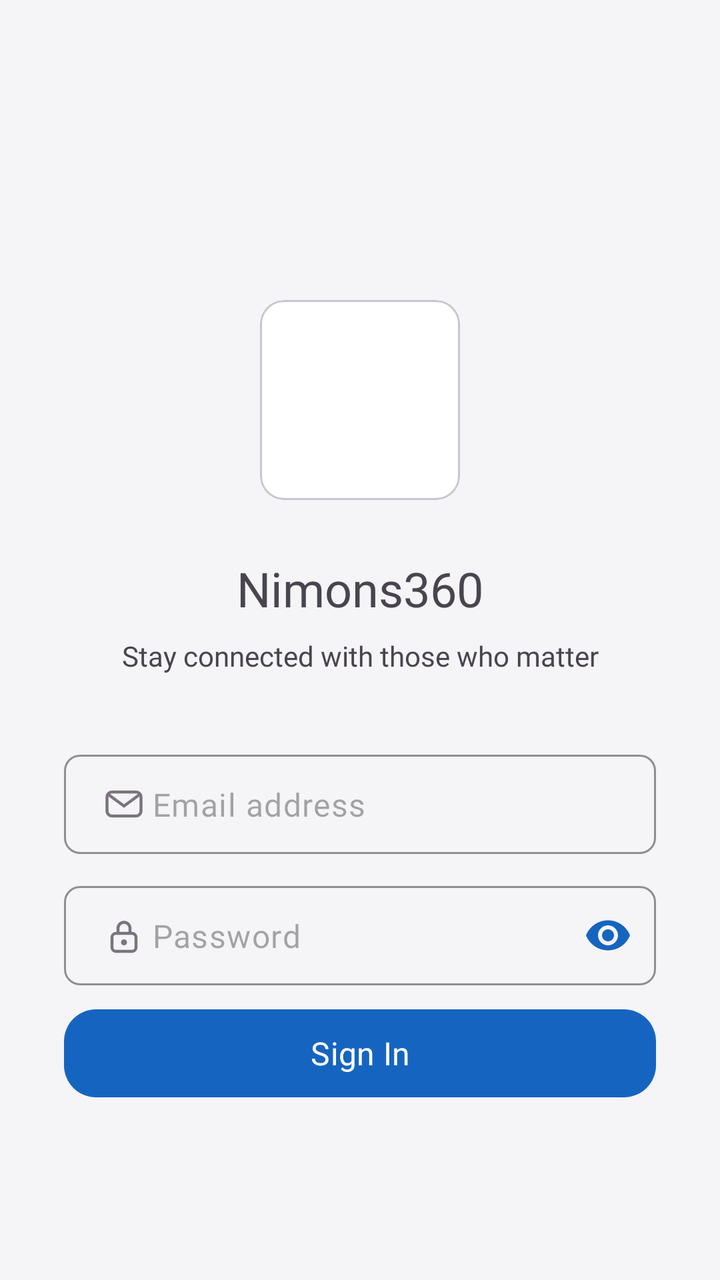
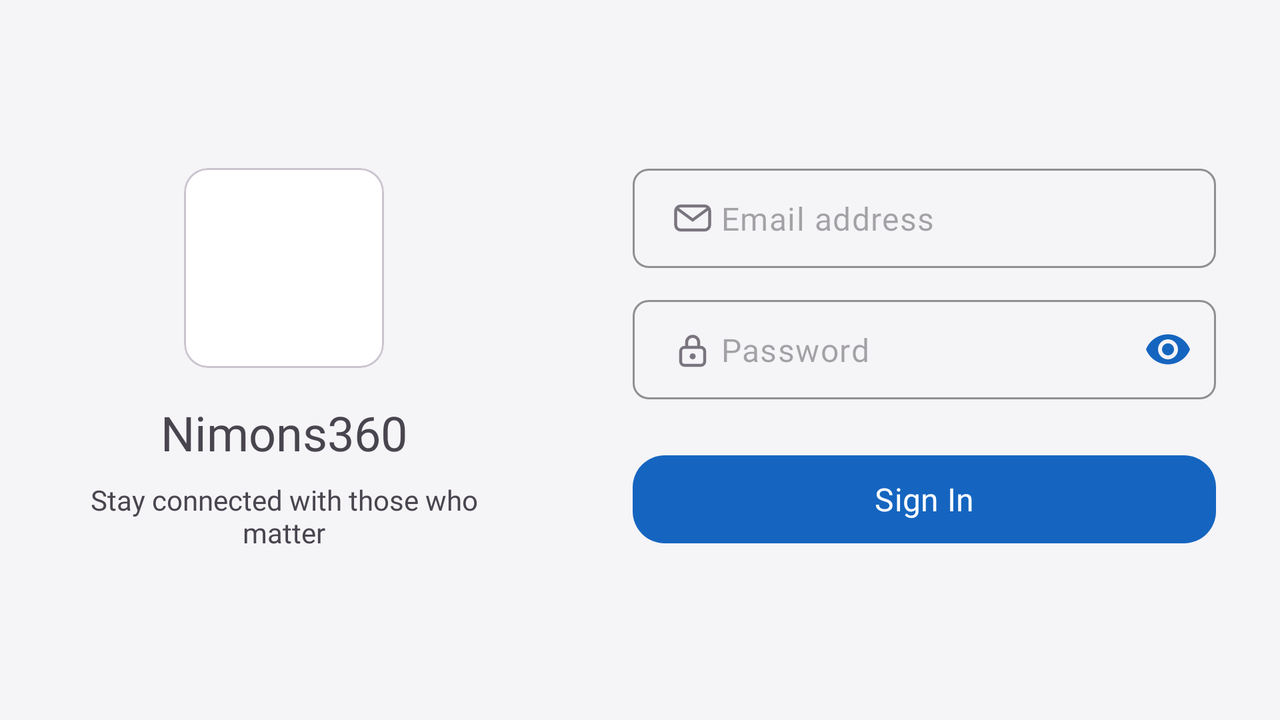

An Android layout and its configuration variant, each rendered on a device that would load it. The default file and the variant file are quoted in full after the pictures.
<!-- AndroidManifest.xml: application theme Theme.Nimons360FAR -->
<!-- res/layout/activity_login.xml -->
<?xml version="1.0" encoding="utf-8"?>
<androidx.constraintlayout.widget.ConstraintLayout xmlns:android="http://schemas.android.com/apk/res/android"
    xmlns:app="http://schemas.android.com/apk/res-auto"
    xmlns:tools="http://schemas.android.com/tools"
    android:id="@+id/login"
    android:layout_width="match_parent"
    android:layout_height="match_parent"
    android:background="@color/background"
    tools:context=".ui.auth.LoginActivity">

    <com.google.android.material.card.MaterialCardView
        android:id="@+id/cardView"
        android:layout_width="100dp"
        android:layout_height="100dp"
        android:layout_marginTop="150dp"
        app:cardCornerRadius="12dp"
        app:cardElevation="0dp"
        app:cardPreventCornerOverlap="false"
        app:layout_constraintEnd_toEndOf="parent"
        app:layout_constraintStart_toStartOf="parent"
        app:layout_constraintTop_toTopOf="parent">

        <ImageView
            android:id="@+id/imageView"
            android:layout_width="match_parent"
            android:layout_height="match_parent"
            android:contentDescription="@string/login_image_desc"
            android:scaleType="centerCrop"
            android:src="@drawable/icon2" />

    </com.google.android.material.card.MaterialCardView>

    <TextView
        android:id="@+id/textView"
        android:layout_width="wrap_content"
        android:layout_height="wrap_content"
        android:layout_marginTop="28dp"
        android:fontFamily="@font/roboto_bold"
        android:text="@string/app_name"
        android:textSize="24sp"
        app:layout_constraintEnd_toEndOf="parent"
        app:layout_constraintStart_toStartOf="parent"
        app:layout_constraintTop_toBottomOf="@id/cardView" />

    <TextView
        android:id="@+id/textView2"
        android:layout_width="wrap_content"
        android:layout_height="wrap_content"
        android:layout_marginTop="8dp"
        android:text="@string/app_motto"
        app:layout_constraintEnd_toEndOf="parent"
        app:layout_constraintStart_toStartOf="parent"
        app:layout_constraintTop_toBottomOf="@id/textView" />

    <com.google.android.material.textfield.TextInputLayout
        android:id="@+id/emailInputLayout"
        style="@style/Widget.Material3.TextInputLayout.OutlinedBox"
        android:layout_width="0dp"
        android:layout_height="wrap_content"
        android:layout_marginHorizontal="32dp"
        android:layout_marginTop="40dp"
        app:boxBackgroundColor="@color/background"
        app:boxCornerRadiusBottomEnd="8dp"
        app:boxCornerRadiusBottomStart="8dp"
        app:boxCornerRadiusTopEnd="8dp"
        app:boxCornerRadiusTopStart="8dp"
        app:boxStrokeColor="@color/border_dark"
        app:boxStrokeWidth="1dp"
        app:boxStrokeWidthFocused="1dp"
        app:hintEnabled="false"
        app:layout_constraintEnd_toEndOf="parent"
        app:layout_constraintStart_toStartOf="parent"
        app:layout_constraintTop_toBottomOf="@id/textView2"
        app:startIconDrawable="@drawable/email_vec_inset"
        app:startIconTint="@color/border_dark"
        app:startIconMinSize="20dp"
        >

        <EditText
            android:id="@+id/login_email_input"
            android:layout_width="match_parent"
            android:layout_height="wrap_content"
            android:hint="@string/login_email_hint"
            android:inputType="textEmailAddress"
            android:paddingHorizontal="10dp"
            android:paddingVertical="14dp"
            android:textSize="16sp"
            android:autofillHints="emailAddress" />

    </com.google.android.material.textfield.TextInputLayout>

    <com.google.android.material.textfield.TextInputLayout
        android:id="@+id/passwordInputLayout"
        style="@style/Widget.Material3.TextInputLayout.OutlinedBox"
        android:layout_width="0dp"
        android:layout_height="wrap_content"
        android:layout_marginHorizontal="32dp"
        android:layout_marginTop="16dp"
        app:boxBackgroundColor="@color/background"
        app:boxCornerRadiusBottomEnd="8dp"
        app:boxCornerRadiusBottomStart="8dp"
        app:boxCornerRadiusTopEnd="8dp"
        app:boxCornerRadiusTopStart="8dp"
        app:boxStrokeColor="@color/border_dark"
        app:boxStrokeWidth="1dp"
        app:boxStrokeWidthFocused="1dp"
        app:hintEnabled="false"
        app:layout_constraintEnd_toEndOf="parent"
        app:layout_constraintStart_toStartOf="parent"
        app:layout_constraintTop_toBottomOf="@id/emailInputLayout"
        app:startIconDrawable="@drawable/lock_vec_inset"
        app:startIconTint="@color/border_dark"
        app:startIconMinSize="20dp"
        app:endIconMode="password_toggle"
        app:endIconTint="@color/primary">

        <EditText
            android:id="@+id/editTextTextPassword"
            android:layout_width="match_parent"
            android:layout_height="wrap_content"
            android:hint="@string/login_password_hint"
            android:inputType="textPassword"
            android:paddingVertical="14dp"
            android:textSize="16sp"
            android:autofillHints="password" />

    </com.google.android.material.textfield.TextInputLayout>

    <com.google.android.material.button.MaterialButton
        android:id="@+id/login_button"
        android:layout_width="0dp"
        android:layout_height="52dp"
        android:layout_marginHorizontal="32dp"
        android:layout_marginTop="8dp"
        android:text="@string/login_button_text"
        android:textAllCaps="false"
        android:textColor="@color/white"
        android:textSize="16sp"
        app:backgroundTint="@color/primary"
        app:cornerRadius="16dp"
        app:layout_constraintEnd_toEndOf="parent"
        app:layout_constraintHorizontal_bias="0.0"
        app:layout_constraintStart_toStartOf="parent"
        app:layout_constraintTop_toBottomOf="@id/passwordInputLayout" />

</androidx.constraintlayout.widget.ConstraintLayout>
<!-- resources referenced by this layout -->
<resources>
  <color name="background">#F5F4F7</color>
  <color name="border_dark">#79747E</color>
  <color name="primary">#1565C0</color>
  <color name="white">#FFFFFFFF</color>
  <!-- drawable email_vec_inset (drawable) -->
  <?xml version="1.0" encoding="utf-8"?>
  <inset xmlns:android="http://schemas.android.com/apk/res/android"
      android:insetLeft="20dp"
      android:drawable="@drawable/email_vec" />
  <!-- drawable lock_vec_inset (drawable) -->
  <?xml version="1.0" encoding="utf-8"?>
  <inset xmlns:android="http://schemas.android.com/apk/res/android"
      android:insetLeft="20dp"
      android:drawable="@drawable/lock_vec" />
  <string name="app_motto">Stay connected with those who matter</string>
  <string name="app_name">Nimons360</string>
  <string name="login_button_text">Sign In</string>
  <string name="login_email_hint">Email address</string>
  <string name="login_image_desc">Application logo</string>
  <string name="login_password_hint">Password</string>
  <style name="Theme.Nimons360FAR" parent="Base.Theme.Nimons360FAR" />
  <!-- drawable email_vec (drawable) -->
  <vector xmlns:android="http://schemas.android.com/apk/res/android"
      android:width="20dp"
      android:height="20dp"
      android:viewportWidth="20"
      android:viewportHeight="20">
    <path
        android:pathData="M2.5,5.5L10,11L17.5,5.5"
        android:strokeWidth="1.5"
        android:fillColor="#00000000"
        android:strokeColor="#49454F"
        android:strokeLineCap="round"/>
    <path
        android:pathData="M16,4H4C2.619,4 1.5,5.119 1.5,6.5V13.5C1.5,14.881 2.619,16 4,16H16C17.381,16 18.5,14.881 18.5,13.5V6.5C18.5,5.119 17.381,4 16,4Z"
        android:strokeWidth="1.5"
        android:fillColor="#00000000"
        android:strokeColor="#49454F"/>
  </vector>
  <!-- drawable lock_vec (drawable) -->
  <vector xmlns:android="http://schemas.android.com/apk/res/android"
      android:width="20dp"
      android:height="20dp"
      android:viewportWidth="20"
      android:viewportHeight="20">
    <path
        android:pathData="M14,9H6C4.895,9 4,9.895 4,11V16C4,17.105 4.895,18 6,18H14C15.105,18 16,17.105 16,16V11C16,9.895 15.105,9 14,9Z"
        android:strokeWidth="1.5"
        android:fillColor="#00000000"
        android:strokeColor="#49454F"/>
    <path
        android:pathData="M7,9V6.5C7,4.8 8.3,3.5 10,3.5C11.7,3.5 13,4.8 13,6.5V9"
        android:strokeWidth="1.5"
        android:fillColor="#00000000"
        android:strokeColor="#49454F"
        android:strokeLineCap="round"/>
    <path
        android:pathData="M10,15C10.828,15 11.5,14.328 11.5,13.5C11.5,12.672 10.828,12 10,12C9.172,12 8.5,12.672 8.5,13.5C8.5,14.328 9.172,15 10,15Z"
        android:fillColor="#49454F"/>
  </vector>
  <style name="Base.Theme.Nimons360FAR" parent="Theme.Material3.DayNight.NoActionBar">
          <item name="android:fontFamily">@font/roboto</item>
          <item name="colorPrimary">@color/design_blue</item>
          <item name="colorOnPrimary">@color/white</item>
          <item name="colorSecondary">@color/design_blue</item>
          <item name="colorSurface">@color/white</item>
          
          <item name="android:statusBarColor">@color/white</item>
          <item name="android:windowLightStatusBar">true</item>
      </style>
  <color name="design_blue">#1868D8</color>
</resources>
<!-- res/layout-land/activity_login.xml (the repository's variant of the layout above) -->
<!-- drawn on the phone turned sideways -->
<?xml version="1.0" encoding="utf-8"?>
<androidx.constraintlayout.widget.ConstraintLayout xmlns:android="http://schemas.android.com/apk/res/android"
    xmlns:app="http://schemas.android.com/apk/res-auto"
    xmlns:tools="http://schemas.android.com/tools"
    android:id="@+id/login"
    android:layout_width="match_parent"
    android:layout_height="match_parent"
    android:background="@color/background"
    tools:context=".ui.auth.LoginActivity">

    <LinearLayout
        android:layout_width="match_parent"
        android:layout_height="match_parent"
        android:orientation="horizontal"
        android:baselineAligned="false">

        
        <LinearLayout
            android:layout_width="0dp"
            android:layout_height="match_parent"
            android:layout_weight="4"
            android:gravity="center"
            android:orientation="vertical"
            android:padding="24dp">

            <com.google.android.material.card.MaterialCardView
                android:id="@+id/cardView"
                android:layout_width="100dp"
                android:layout_height="100dp"
                app:cardCornerRadius="12dp"
                app:cardElevation="0dp"
                app:cardPreventCornerOverlap="false">

                <ImageView
                    android:id="@+id/imageView"
                    android:layout_width="match_parent"
                    android:layout_height="match_parent"
                    android:contentDescription="@string/login_image_desc"
                    android:scaleType="centerCrop"
                    android:src="@drawable/icon2" />

            </com.google.android.material.card.MaterialCardView>

            <TextView
                android:id="@+id/textView"
                android:layout_width="wrap_content"
                android:layout_height="wrap_content"
                android:layout_marginTop="16dp"
                android:fontFamily="@font/roboto_bold"
                android:text="@string/app_name"
                android:textSize="24sp" />

            <TextView
                android:id="@+id/textView2"
                android:layout_width="wrap_content"
                android:layout_height="wrap_content"
                android:layout_marginTop="8dp"
                android:text="@string/app_motto"
                android:gravity="center" />

        </LinearLayout>

        
        <ScrollView
            android:layout_width="0dp"
            android:layout_height="match_parent"
            android:layout_weight="5"
            android:fillViewport="true">

            <LinearLayout
                android:layout_width="match_parent"
                android:layout_height="wrap_content"
                android:gravity="center_vertical"
                android:orientation="vertical"
                android:padding="32dp">

                <com.google.android.material.textfield.TextInputLayout
                    android:id="@+id/emailInputLayout"
                    style="@style/Widget.Material3.TextInputLayout.OutlinedBox"
                    android:layout_width="match_parent"
                    android:layout_height="wrap_content"
                    app:boxBackgroundColor="@color/background"
                    app:boxCornerRadiusBottomEnd="8dp"
                    app:boxCornerRadiusBottomStart="8dp"
                    app:boxCornerRadiusTopEnd="8dp"
                    app:boxCornerRadiusTopStart="8dp"
                    app:boxStrokeColor="@color/border_dark"
                    app:boxStrokeWidth="1dp"
                    app:boxStrokeWidthFocused="1dp"
                    app:hintEnabled="false"
                    app:startIconDrawable="@drawable/email_vec_inset"
                    app:startIconTint="@color/border_dark"
                    app:startIconMinSize="20dp">

                    <EditText
                        android:id="@+id/login_email_input"
                        android:layout_width="match_parent"
                        android:layout_height="wrap_content"
                        android:hint="@string/login_email_hint"
                        android:inputType="textEmailAddress"
                        android:paddingHorizontal="10dp"
                        android:paddingVertical="14dp"
                        android:textSize="16sp"
                        android:autofillHints="emailAddress" />

                </com.google.android.material.textfield.TextInputLayout>

                <com.google.android.material.textfield.TextInputLayout
                    android:id="@+id/passwordInputLayout"
                    style="@style/Widget.Material3.TextInputLayout.OutlinedBox"
                    android:layout_width="match_parent"
                    android:layout_height="wrap_content"
                    android:layout_marginTop="16dp"
                    app:boxBackgroundColor="@color/background"
                    app:boxCornerRadiusBottomEnd="8dp"
                    app:boxCornerRadiusBottomStart="8dp"
                    app:boxCornerRadiusTopEnd="8dp"
                    app:boxCornerRadiusTopStart="8dp"
                    app:boxStrokeColor="@color/border_dark"
                    app:boxStrokeWidth="1dp"
                    app:boxStrokeWidthFocused="1dp"
                    app:hintEnabled="false"
                    app:startIconDrawable="@drawable/lock_vec_inset"
                    app:startIconTint="@color/border_dark"
                    app:startIconMinSize="20dp"
                    app:endIconMode="password_toggle"
                    app:endIconTint="@color/primary">

                    <EditText
                        android:id="@+id/editTextTextPassword"
                        android:layout_width="match_parent"
                        android:layout_height="wrap_content"
                        android:hint="@string/login_password_hint"
                        android:inputType="textPassword"
                        android:paddingVertical="14dp"
                        android:textSize="16sp"
                        android:autofillHints="password" />

                </com.google.android.material.textfield.TextInputLayout>

                <com.google.android.material.button.MaterialButton
                    android:id="@+id/login_button"
                    android:layout_width="match_parent"
                    android:layout_height="52dp"
                    android:layout_marginTop="24dp"
                    android:text="@string/login_button_text"
                    android:textAllCaps="false"
                    android:textColor="@color/white"
                    android:textSize="16sp"
                    app:backgroundTint="@color/primary"
                    app:cornerRadius="16dp" />

            </LinearLayout>
        </ScrollView>
    </LinearLayout>
</androidx.constraintlayout.widget.ConstraintLayout>
